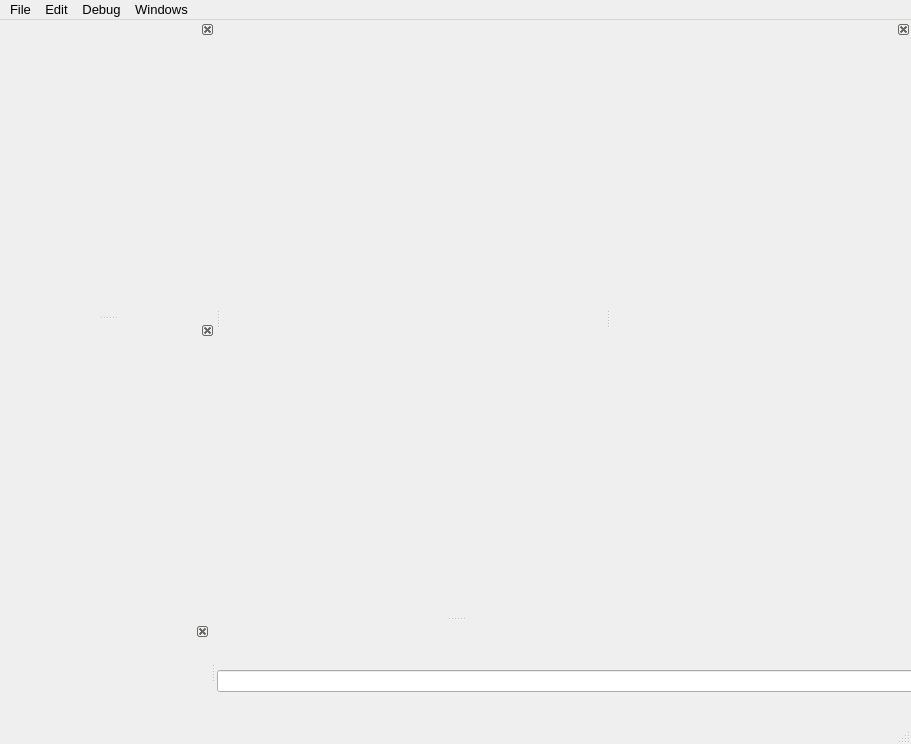
<?xml version="1.0" encoding="UTF-8"?>
<ui version="4.0">
 <class>MainWindow</class>
 <widget class="QMainWindow" name="MainWindow">
  <property name="enabled">
   <bool>true</bool>
  </property>
  <property name="geometry">
   <rect>
    <x>0</x>
    <y>0</y>
    <width>911</width>
    <height>744</height>
   </rect>
  </property>
  <property name="sizePolicy">
   <sizepolicy hsizetype="Ignored" vsizetype="Ignored">
    <horstretch>0</horstretch>
    <verstretch>0</verstretch>
   </sizepolicy>
  </property>
  <property name="minimumSize">
   <size>
    <width>200</width>
    <height>200</height>
   </size>
  </property>
  <property name="cursor">
   <cursorShape>ArrowCursor</cursorShape>
  </property>
  <property name="windowTitle">
   <string>Trickplay Visual Debugger</string>
  </property>
  <property name="layoutDirection">
   <enum>Qt::LeftToRight</enum>
  </property>
  <widget class="QWidget" name="centralwidget"/>
  <widget class="QMenuBar" name="menubar">
   <property name="geometry">
    <rect>
     <x>0</x>
     <y>0</y>
     <width>911</width>
     <height>26</height>
    </rect>
   </property>
   <property name="font">
    <font>
     <pointsize>10</pointsize>
    </font>
   </property>
   <widget class="QMenu" name="menuFile">
    <property name="title">
     <string>File</string>
    </property>
    <addaction name="actionNew_File"/>
    <addaction name="action_New"/>
    <addaction name="actionOpen_App"/>
    <addaction name="action_Save"/>
    <addaction name="action_Save_As"/>
    <addaction name="actionSave_All"/>
    <addaction name="action_Close"/>
    <addaction name="action_Exit"/>
   </widget>
   <widget class="QMenu" name="menuView">
    <property name="title">
     <string>Windows</string>
    </property>
   </widget>
   <widget class="QMenu" name="menuEdit">
    <property name="title">
     <string>Edit</string>
    </property>
    <addaction name="actionUndo"/>
    <addaction name="actionRedo"/>
    <addaction name="action_Cut"/>
    <addaction name="action_Copy"/>
    <addaction name="action_Paste"/>
    <addaction name="action_Delete"/>
    <addaction name="actionSelect_All"/>
    <addaction name="actionSearch"/>
    <addaction name="actionSearch_Replace"/>
    <addaction name="actionGo_to_line"/>
   </widget>
   <widget class="QMenu" name="menuRun">
    <property name="title">
     <string>Debug</string>
    </property>
    <addaction name="actionContinue"/>
    <addaction name="actionPause"/>
    <addaction name="actionStep_into"/>
    <addaction name="actionStep_over"/>
    <addaction name="actionStep_out"/>
   </widget>
   <addaction name="menuFile"/>
   <addaction name="menuEdit"/>
   <addaction name="menuRun"/>
   <addaction name="menuView"/>
  </widget>
  <widget class="QStatusBar" name="statusbar"/>
  <widget class="QDockWidget" name="FileSystemDock">
   <property name="sizePolicy">
    <sizepolicy hsizetype="Preferred" vsizetype="Preferred">
     <horstretch>0</horstretch>
     <verstretch>0</verstretch>
    </sizepolicy>
   </property>
   <property name="minimumSize">
    <size>
     <width>215</width>
     <height>100</height>
    </size>
   </property>
   <property name="floating">
    <bool>false</bool>
   </property>
   <property name="features">
    <set>QDockWidget::DockWidgetClosable</set>
   </property>
   <property name="windowTitle">
    <string notr="true" comment="texty7" extracomment="texty"/>
   </property>
   <attribute name="dockWidgetArea">
    <number>1</number>
   </attribute>
   <widget class="QWidget" name="FileSystemContainer">
    <layout class="QGridLayout" name="gridLayout_4">
     <property name="margin">
      <number>1</number>
     </property>
     <property name="spacing">
      <number>1</number>
     </property>
     <item row="0" column="0">
      <layout class="QGridLayout" name="FileSystemLayout">
       <property name="margin">
        <number>0</number>
       </property>
       <property name="spacing">
        <number>0</number>
       </property>
      </layout>
     </item>
    </layout>
   </widget>
  </widget>
  <widget class="QDockWidget" name="DebugDock">
   <property name="sizePolicy">
    <sizepolicy hsizetype="Preferred" vsizetype="Preferred">
     <horstretch>0</horstretch>
     <verstretch>0</verstretch>
    </sizepolicy>
   </property>
   <property name="minimumSize">
    <size>
     <width>215</width>
     <height>100</height>
    </size>
   </property>
   <property name="font">
    <font>
     <pointsize>10</pointsize>
    </font>
   </property>
   <property name="floating">
    <bool>false</bool>
   </property>
   <property name="features">
    <set>QDockWidget::DockWidgetClosable</set>
   </property>
   <property name="windowTitle">
    <string notr="true"/>
   </property>
   <attribute name="dockWidgetArea">
    <number>1</number>
   </attribute>
   <widget class="QWidget" name="DebugContainer">
    <property name="sizePolicy">
     <sizepolicy hsizetype="Preferred" vsizetype="Preferred">
      <horstretch>0</horstretch>
      <verstretch>0</verstretch>
     </sizepolicy>
    </property>
    <property name="minimumSize">
     <size>
      <width>0</width>
      <height>0</height>
     </size>
    </property>
    <property name="font">
     <font>
      <pointsize>10</pointsize>
     </font>
    </property>
    <layout class="QVBoxLayout" name="verticalLayout_2" stretch="0">
     <property name="spacing">
      <number>1</number>
     </property>
     <property name="margin">
      <number>1</number>
     </property>
     <item>
      <layout class="QGridLayout" name="DebugLayout">
       <property name="spacing">
        <number>0</number>
       </property>
      </layout>
     </item>
    </layout>
   </widget>
  </widget>
  <widget class="QDockWidget" name="InspectorDock">
   <property name="enabled">
    <bool>true</bool>
   </property>
   <property name="minimumSize">
    <size>
     <width>300</width>
     <height>45</height>
    </size>
   </property>
   <property name="contextMenuPolicy">
    <enum>Qt::NoContextMenu</enum>
   </property>
   <property name="features">
    <set>QDockWidget::DockWidgetClosable</set>
   </property>
   <property name="windowTitle">
    <string notr="true"/>
   </property>
   <attribute name="dockWidgetArea">
    <number>2</number>
   </attribute>
   <widget class="QWidget" name="InspectorContainer">
    <layout class="QGridLayout" name="gridLayout_7" rowstretch="0" columnstretch="0">
     <property name="margin">
      <number>1</number>
     </property>
     <property name="spacing">
      <number>1</number>
     </property>
     <item row="0" column="0">
      <layout class="QGridLayout" name="InspectorLayout">
       <property name="spacing">
        <number>0</number>
       </property>
      </layout>
     </item>
    </layout>
   </widget>
  </widget>
  <widget class="QDockWidget" name="BacktraceDock">
   <property name="sizePolicy">
    <sizepolicy hsizetype="Preferred" vsizetype="Preferred">
     <horstretch>0</horstretch>
     <verstretch>0</verstretch>
    </sizepolicy>
   </property>
   <property name="minimumSize">
    <size>
     <width>210</width>
     <height>100</height>
    </size>
   </property>
   <property name="floating">
    <bool>false</bool>
   </property>
   <property name="features">
    <set>QDockWidget::DockWidgetClosable</set>
   </property>
   <property name="windowTitle">
    <string notr="true"/>
   </property>
   <attribute name="dockWidgetArea">
    <number>8</number>
   </attribute>
   <widget class="QWidget" name="BackTraceContainer">
    <property name="sizePolicy">
     <sizepolicy hsizetype="Preferred" vsizetype="Preferred">
      <horstretch>0</horstretch>
      <verstretch>0</verstretch>
     </sizepolicy>
    </property>
    <property name="minimumSize">
     <size>
      <width>0</width>
      <height>0</height>
     </size>
    </property>
    <layout class="QVBoxLayout" name="verticalLayout_3" stretch="0">
     <property name="spacing">
      <number>1</number>
     </property>
     <property name="margin">
      <number>1</number>
     </property>
     <item>
      <layout class="QGridLayout" name="BacktraceLayout">
       <property name="spacing">
        <number>0</number>
       </property>
      </layout>
     </item>
    </layout>
   </widget>
  </widget>
  <widget class="QDockWidget" name="ConsoleDock">
   <property name="sizePolicy">
    <sizepolicy hsizetype="Preferred" vsizetype="Preferred">
     <horstretch>0</horstretch>
     <verstretch>0</verstretch>
    </sizepolicy>
   </property>
   <property name="minimumSize">
    <size>
     <width>790</width>
     <height>57</height>
    </size>
   </property>
   <property name="floating">
    <bool>false</bool>
   </property>
   <property name="features">
    <set>QDockWidget::DockWidgetClosable</set>
   </property>
   <property name="windowTitle">
    <string notr="true"/>
   </property>
   <attribute name="dockWidgetArea">
    <number>8</number>
   </attribute>
   <widget class="QWidget" name="ConsoleContainer">
    <layout class="QGridLayout" name="gridLayout_5">
     <property name="margin">
      <number>1</number>
     </property>
     <property name="spacing">
      <number>1</number>
     </property>
     <item row="1" column="0">
      <layout class="QGridLayout" name="ConsoleLayout">
       <property name="spacing">
        <number>0</number>
       </property>
      </layout>
     </item>
     <item row="2" column="0">
      <widget class="QLineEdit" name="interactive">
       <property name="text">
        <string/>
       </property>
      </widget>
     </item>
    </layout>
   </widget>
  </widget>
  <action name="actionExit">
   <property name="text">
    <string>Exit</string>
   </property>
  </action>
  <action name="action_Exit">
   <property name="text">
    <string>Exit</string>
   </property>
   <property name="font">
    <font>
     <pointsize>10</pointsize>
    </font>
   </property>
   <property name="shortcut">
    <string>Ctrl+Q</string>
   </property>
   <property name="menuRole">
    <enum>QAction::QuitRole</enum>
   </property>
  </action>
  <action name="action_Save">
   <property name="text">
    <string>&amp;Save</string>
   </property>
   <property name="font">
    <font>
     <pointsize>10</pointsize>
    </font>
   </property>
   <property name="shortcut">
    <string>Ctrl+S</string>
   </property>
  </action>
  <action name="action_New">
   <property name="text">
    <string>New  APP</string>
   </property>
   <property name="font">
    <font>
     <pointsize>10</pointsize>
    </font>
   </property>
  </action>
  <action name="action_Cut">
   <property name="text">
    <string>Cut</string>
   </property>
   <property name="font">
    <font>
     <pointsize>10</pointsize>
    </font>
   </property>
   <property name="shortcut">
    <string>Ctrl+X</string>
   </property>
  </action>
  <action name="action_Copy">
   <property name="text">
    <string>&amp;Copy</string>
   </property>
   <property name="font">
    <font>
     <pointsize>10</pointsize>
    </font>
   </property>
   <property name="shortcut">
    <string>Ctrl+C</string>
   </property>
  </action>
  <action name="action_Paste">
   <property name="text">
    <string>Paste</string>
   </property>
   <property name="font">
    <font>
     <pointsize>10</pointsize>
    </font>
   </property>
   <property name="shortcut">
    <string>Ctrl+V</string>
   </property>
  </action>
  <action name="action_Delete">
   <property name="text">
    <string>&amp;Delete</string>
   </property>
   <property name="font">
    <font>
     <pointsize>10</pointsize>
    </font>
   </property>
   <property name="shortcut">
    <string>Ctrl+D</string>
   </property>
  </action>
  <action name="actionSelect_All">
   <property name="text">
    <string>Select &amp;All</string>
   </property>
   <property name="font">
    <font>
     <pointsize>10</pointsize>
    </font>
   </property>
   <property name="shortcut">
    <string>Ctrl+A</string>
   </property>
  </action>
  <action name="action_Close">
   <property name="text">
    <string>Close</string>
   </property>
   <property name="font">
    <font>
     <pointsize>10</pointsize>
    </font>
   </property>
   <property name="shortcut">
    <string>Ctrl+W</string>
   </property>
  </action>
  <action name="action_Save_As">
   <property name="text">
    <string>Save &amp;As...</string>
   </property>
   <property name="font">
    <font>
     <pointsize>10</pointsize>
    </font>
   </property>
  </action>
  <action name="actionUndo">
   <property name="text">
    <string>Undo</string>
   </property>
   <property name="font">
    <font>
     <pointsize>10</pointsize>
    </font>
   </property>
   <property name="shortcut">
    <string>Ctrl+Z</string>
   </property>
  </action>
  <action name="actionRedo">
   <property name="text">
    <string>&amp;Redo</string>
   </property>
   <property name="font">
    <font>
     <pointsize>10</pointsize>
    </font>
   </property>
   <property name="shortcut">
    <string>Ctrl+R</string>
   </property>
  </action>
  <action name="actionDebug">
   <property name="text">
    <string>Debug</string>
   </property>
  </action>
  <action name="actionRun">
   <property name="text">
    <string>Run</string>
   </property>
  </action>
  <action name="actionStep_into">
   <property name="text">
    <string>Step Into</string>
   </property>
   <property name="font">
    <font>
     <pointsize>10</pointsize>
    </font>
   </property>
   <property name="shortcut">
    <string>Ctrl+I</string>
   </property>
  </action>
  <action name="actionStep_over">
   <property name="text">
    <string>Step Over</string>
   </property>
   <property name="font">
    <font>
     <pointsize>10</pointsize>
    </font>
   </property>
   <property name="shortcut">
    <string>Ctrl+K</string>
   </property>
  </action>
  <action name="actionDebug_View">
   <property name="text">
    <string>Debug View</string>
   </property>
  </action>
  <action name="actionRun_View">
   <property name="text">
    <string>Run View</string>
   </property>
  </action>
  <action name="actionSave_All">
   <property name="text">
    <string>Save All</string>
   </property>
   <property name="font">
    <font>
     <pointsize>10</pointsize>
    </font>
   </property>
  </action>
  <action name="actionSearch">
   <property name="text">
    <string>Search...</string>
   </property>
   <property name="font">
    <font>
     <pointsize>10</pointsize>
    </font>
   </property>
   <property name="shortcut">
    <string>Ctrl+F</string>
   </property>
  </action>
  <action name="actionSearch_Replace">
   <property name="text">
    <string>Search &amp; Replace</string>
   </property>
   <property name="font">
    <font>
     <pointsize>10</pointsize>
    </font>
   </property>
   <property name="shortcut">
    <string>Ctrl+H</string>
   </property>
  </action>
  <action name="actionGo_to_line">
   <property name="text">
    <string>Go to line</string>
   </property>
   <property name="font">
    <font>
     <pointsize>10</pointsize>
    </font>
   </property>
   <property name="shortcut">
    <string>Ctrl+J</string>
   </property>
  </action>
  <action name="actionSearch_in_Files">
   <property name="text">
    <string>Search in Files...</string>
   </property>
  </action>
  <action name="actionBeutify_Selection">
   <property name="text">
    <string>Beutify Selection</string>
   </property>
  </action>
  <action name="actionStrip_Whitespace">
   <property name="text">
    <string>Strip Whitespace</string>
   </property>
  </action>
  <action name="actionStep_out">
   <property name="text">
    <string>Step Out</string>
   </property>
   <property name="font">
    <font>
     <pointsize>10</pointsize>
    </font>
   </property>
   <property name="shortcut">
    <string>Ctrl+M</string>
   </property>
  </action>
  <action name="actionStop">
   <property name="text">
    <string>Stop</string>
   </property>
  </action>
  <action name="actionPause">
   <property name="text">
    <string>Pause</string>
   </property>
   <property name="font">
    <font>
     <pointsize>10</pointsize>
    </font>
   </property>
   <property name="shortcut">
    <string>Ctrl+P</string>
   </property>
  </action>
  <action name="actionContinue">
   <property name="text">
    <string>Continue</string>
   </property>
   <property name="font">
    <font>
     <pointsize>10</pointsize>
    </font>
   </property>
   <property name="shortcut">
    <string>Ctrl+B</string>
   </property>
  </action>
  <action name="actionNew_File">
   <property name="text">
    <string>New File</string>
   </property>
   <property name="font">
    <font>
     <pointsize>10</pointsize>
    </font>
   </property>
   <property name="shortcut">
    <string>Ctrl+N</string>
   </property>
  </action>
  <action name="actionNew_Folder">
   <property name="text">
    <string>New Folder</string>
   </property>
   <property name="font">
    <font>
     <pointsize>10</pointsize>
    </font>
   </property>
  </action>
  <action name="actionOpen_App">
   <property name="text">
    <string>Open App</string>
   </property>
   <property name="font">
    <font>
     <pointsize>10</pointsize>
    </font>
   </property>
   <property name="shortcut">
    <string>Ctrl+O</string>
   </property>
  </action>
  <action name="actionNew_App">
   <property name="text">
    <string>New App</string>
   </property>
   <property name="font">
    <font>
     <pointsize>10</pointsize>
    </font>
   </property>
  </action>
 </widget>
 <resources/>
 <connections/>
</ui>
